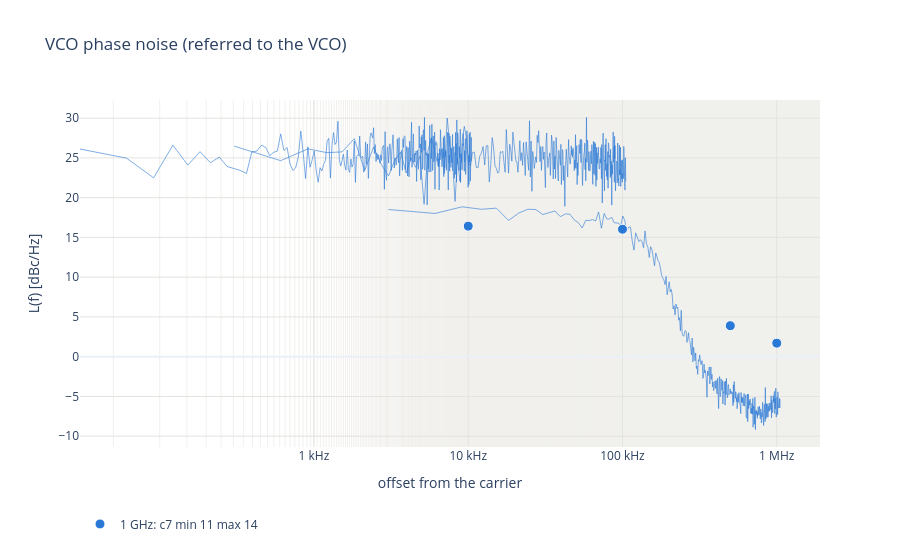

The cell this chart's notebook holds for it:
### Code cell
# VCO-referred phase noise: the phase-noise marker (circles) and an estimate from the traces (lines):
# P(offset) - P(carrier) - 10 log10(RBW) + 20 log10(N), upper sideband, offsets > 20 RBW (no ENBW correction).
fig = go.Figure()
for r in ok.itertuples():
    f_t, n = r.f_target, r.total_div
    d = traces[(traces["f_target"] == f_t)]
    for span, t in d.groupby("span"):
        t = t[t["offset"] > 20 * t["rbw"]]
        l_est = t["power_dbm"] - d.loc[d["span"] == span, "power_dbm"].max() - 10 * np.log10(t["rbw"]) + 20 * np.log10(n)
        fig.add_scatter(x=t["offset"], y=l_est, mode="lines", line=dict(color=COLORS[f_t], width=1), opacity=0.6,
                        legendgroup=NAMES[f_t], showlegend=False,
                        hovertemplate=f"{NAMES[f_t]} (trace)<br>%{{x:.3s}}Hz: %{{y:.1f}} dBc/Hz<extra></extra>")
    fig.add_scatter(x=[float(o) for o in offsets], y=[getattr(r, f"L_vco_{o}", np.nan) for o in offsets],
                    mode="markers", marker=dict(color=COLORS[f_t], size=10, line=dict(color="white", width=1)),
                    name=NAMES[f_t], legendgroup=NAMES[f_t],
                    hovertemplate=f"{NAMES[f_t]} (marker)<br>%{{x:.3s}}Hz: %{{y:.1f}} dBc/Hz<extra></extra>")
fig.update_layout(title="Phase noise referred to the VCO (pad + 20 log10 N)", template="plotly_white", height=550,
                  legend=dict(orientation="h", y=-0.18), hoverlabel=dict(namelength=-1))
fig.update_xaxes(title="offset from the carrier", gridcolor=GRID, **OFFSET_AXIS)
fig.update_yaxes(title="L(f) referred to the VCO [dBc/Hz]", gridcolor=GRID)
save(fig, "phase_noise")

### Figure 1 — Plotly figure (JSON) as saved in the notebook; plotly's stock layout.template omitted (floating-point values rounded to 4 significant figures; data arrays with more than 128 entries replaced by an {"elided": "..."} marker saying what was removed)
{"data": [{"hovertemplate": "1 GHz: c7 min 11 max 14 (trace)<br>%{x:.3s}Hz: %{y:.1f} dBc/Hz<extra></extra>", "legendgroup": "1 GHz: c7 min 11 max 14", "line": {"color": "#2a78d6", "width": 1}, "mode": "lines", "opacity": 0.6, "showlegend": false, "type": "scatter", "x": {"elided": "345 float values"}, "y": {"elided": "345 float values"}}, {"hovertemplate": "1 GHz: c7 min 11 max 14 (trace)<br>%{x:.3s}Hz: %{y:.1f} dBc/Hz<extra></extra>", "legendgroup": "1 GHz: c7 min 11 max 14", "line": {"color": "#2a78d6", "width": 1}, "mode": "lines", "opacity": 0.6, "showlegend": false, "type": "scatter", "x": {"elided": "345 float values"}, "y": {"elided": "345 float values"}}, {"hovertemplate": "1 GHz: c7 min 11 max 14 (trace)<br>%{x:.3s}Hz: %{y:.1f} dBc/Hz<extra></extra>", "legendgroup": "1 GHz: c7 min 11 max 14", "line": {"color": "#2a78d6", "width": 1}, "mode": "lines", "opacity": 0.6, "showlegend": false, "type": "scatter", "x": {"elided": "345 float values"}, "y": {"elided": "345 float values"}}, {"hovertemplate": "1 GHz: c7 min 11 max 14 (marker)<br>%{x:.3s}Hz: %{y:.1f} dBc/Hz<extra></extra>", "legendgroup": "1 GHz: c7 min 11 max 14", "marker": {"color": "#2a78d6", "line": {"color": "white", "width": 1}, "size": 10}, "mode": "markers", "name": "1 GHz: c7 min 11 max 14", "type": "scatter", "x": [10000, 100000, 500000, 1000000], "y": [16.42, 16.03, 3.898, 1.703]}], "layout": {"height": 550, "hoverlabel": {"namelength": -1}, "legend": {"orientation": "h", "y": -0.18}, "title": {"text": "VCO phase noise (referred to the VCO)"}, "xaxis": {"gridcolor": "#e4e3df", "minor": {"gridcolor": "#f1f0ed", "showgrid": true}, "ticktext": ["1 kHz", "10 kHz", "100 kHz", "1 MHz", "10 MHz"], "tickvals": [1000, 10000, 100000, 1000000, 10000000], "title": {"text": "offset from the carrier"}, "type": "log"}, "yaxis": {"gridcolor": "#e4e3df", "title": {"text": "L(f) [dBc/Hz]"}}}}
